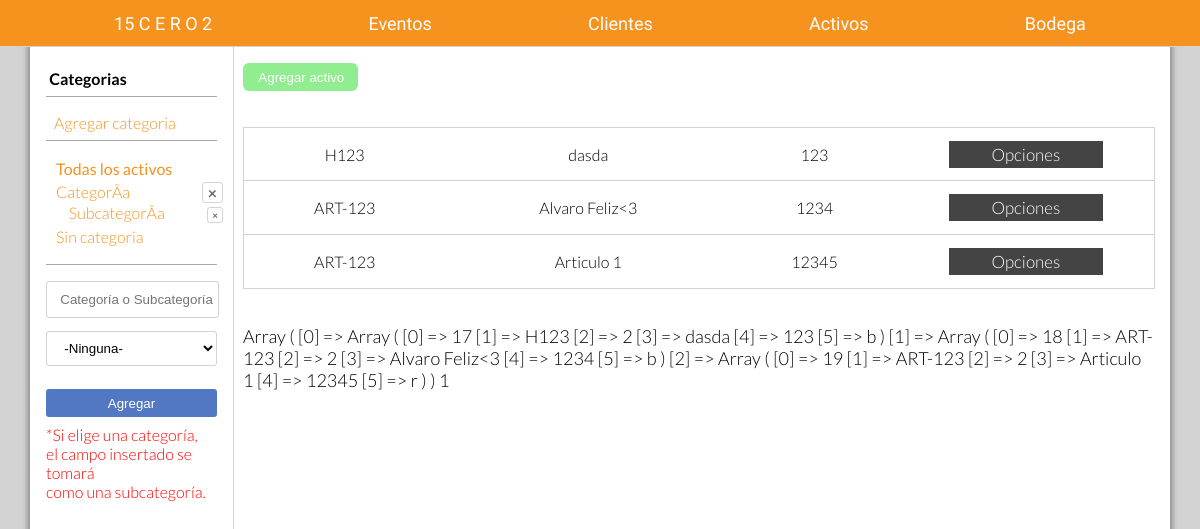
The page /15cero2/activos.php on the database its author committed.
### tables this page shows
CREATE TABLE `tbcategoria` (
  `Id` int(11) NOT NULL AUTO_INCREMENT,
  `Nombre` varchar(30) NOT NULL,
  `IdCategoria` int(11) NOT NULL,
  PRIMARY KEY (`Id`),
  KEY `fkIdCategoria` (`IdCategoria`)
);

CREATE TABLE `tbarticulo` (
  `Id` int(11) NOT NULL AUTO_INCREMENT,
  `Codigo` varchar(10) NOT NULL,
  `Id_Categoria` int(11) NOT NULL,
  `Descripcion` varchar(500) NOT NULL,
  `Precio` double NOT NULL,
  `Estado` char(1) NOT NULL,
  PRIMARY KEY (`Id`,`Codigo`,`Id_Categoria`),
  KEY `Id_Categoria` (`Id_Categoria`)
);

### 15cero2/controladoras/controladora_categoria.php (called while the page is built, shortened)
<?php
	function cargarCategoriasRecursivo(){
    	$conn = getConnection();
        $sql = "call paAdministrarCategoria(5,null,null,null)";
        $result = $conn->query($sql);
        $array = null;
		$cont=0;
        if ($result->num_rows > 0) {
			while($row = $result->fetch_assoc()) {
                $array[$cont][0] = $row['Id'];
                $array[$cont][1] = $row['Nombre'];
                $array[$cont][2] = $row['IdCategoria'];
				$array[$cont][3]=[];
				$cont++;
            }
		}
		for($i=0; $i<count($array);$i++){
				$conn = getConnection();
				$sql = "select * from tbcategoria where IdCategoria=".$array[$i][0].";";
				$result = $conn->query($sql);
				$sub=[];
				if ($result->num_rows > 0) {
					$cont=0;
					while($row = $result->fetch_assoc()) {
						$sub[$cont][0]=$row['Id'];
						$sub[$cont][1]=$row['Nombre'];
						$sub[$cont][2]=$row['IdCategoria'];
						$array[$i][3]=$sub;
						$cont++;
					}
				}
		}
		return $array;
    }
 ?>

### 15cero2/controladoras/ActivosController.php (called while the page is built, shortened)
<?php
    function seleccionarActivos($identificador, $categoria){
        $conn = getConnection();
        $sql = "call paAdministrarArticulo(".$identificador.",null,null,".$categoria.",null,null,null);";
        $result = $conn->query($sql);
        $activos = [];
        $cont = 0;
        if ($result->num_rows > 0) {
            while($row = $result->fetch_assoc()) {
                $activos[$cont][0] = $row['Id'];
                $activos[$cont][1] = $row['Codigo'];
                $activos[$cont][2] = $row['Id_Categoria'];
                $activos[$cont][3] = $row['Descripcion'];
                $activos[$cont][4] = $row['Precio'];
                $activos[$cont][5] = $row['Estado'];
                $cont ++;
            }
            if(isset($_POST['ajax'])){echo json_encode($activos);}
            else{return $activos;}
        }
        else {
            if(isset($_POST['ajax'])){echo json_encode($activos);}
            else{return $activos;}
        }
    }
?>

### 15cero2/activos.php (the view, shortened to what this page needs)
<!DOCTYPE html>
<html>
    <head>
        <link rel="stylesheet" href="css/global.css">
        <link rel="stylesheet" href="css/activos.css">
        <link rel="stylesheet" href="js/css/alertify.min.css">
        <link rel="stylesheet" href="js/css/themes/default.min.css">
        <link href="css/prueba.css" rel="stylesheet" type="text/css"/>
    </head>
    <body>
        <div class="container main">
            <?php
                include_once 'controladoras/ActivosController.php';
                include_once 'controladoras/controladora_categoria.php';
                include "_nav.php";
            ?>
            <section class="main_content">
                <aside class="aside-left categories">
                    <h3>Categorias</h3>
                    <hr>
                    <a href="#" onclick="showAddCategory()" style="padding:.5em">Agregar categoria</a>
                    <hr>
                    <ul class="lead">
                        <li ><a href="#" class="selected" onclick="cargarTablaTodos(this)">Todas los activos</a></li>
                            <?php
                                $categorias=cargarCategoriasRecursivo();
                                if(!empty($categorias)){
                                foreach ($categorias as $cats) {
                            ?>
                        <li>
                            <a href="#" onclick="cargarTabla(<?php echo $cats[0]; ?>,6,this)"><?php echo $cats[1];?></a>
                            <a  class="btn btn-default right" onclick="eliminarCategoria(<?php echo $cats[0]; ?>,this,'')" type="button" ><b>&times;</b></a>
                            <ul class="sub">
                            <?php foreach ($cats[3] as $subcats) { ?>
                                <li>
                                    <a href="#" onclick="cargarTabla(<?php echo $subcats[0]; ?>,5,this)"><?php echo $subcats[1]; ?></a>
                                    <a  class="btn btn-default right" onclick="eliminarCategoria(<?php echo $subcats[0]; ?>,this,'sub')" type="button" ><b>&times;</b></a>
                                </li><?php } ?>
                            </ul>
                        </li><?php } } ?>
                        <li id="sincategoria"><a href=# onclick="sincategoria(this)" >Sin categoria</a></li>
                    </ul>
                    <hr style="margin-top:.5em">
                    <form class="add-category form" action="controladoras/controladora_categoria.php" method="post">
                        <div class="form-group">
                            <input type="text" name="nombre" placeholder="Categoría o Subcategoría" required class="form-control">
                                <select class="form-control" name="categoria" required>
                                    <option value="0" selected>-Ninguna-</option>
                                </select>
                        </div>
                        <button class="btn btn-primary" type="submit">Agregar</button>
                        <p style="color:red;margin-top:.5em">
                            *Si elige una categoría,<br> el campo insertado se tomará<br> como una
                            subcategoría.
                        </p>
                    </form>
                </aside>
                <div class="table-stock-container">
                    <?php
                        $activos=seleccionarActivos(1,0);
                        $isEmpty=empty($activos);
                        if(!$isEmpty){
                    ?>
                    <button class="btn" onclick="showAddActive()"><span>+</span>Agregar activo</button>
                        <table class="table-stock">
                            <tbody>
                                <?php for ($i=0; $i < count($activos); $i++) { ?>
                                <tr id="<?php echo $activos[$i][0]; ?>">
                                    <td><?php echo $activos[$i][1]; ?></td>
                                    <td><?php echo $activos[$i][3]; ?></td>
                                    <td><?php echo $activos[$i][4]; ?></td>
                                    <td>
                                        <ul class="options">
                                            <li>
                                                Opciones
                                            </li>
                                        </ul>
                                    </td>
                                </tr>
                                <?php } ?>
                            </tbody>
                        </table>
                        <?php }
                        echo print_r($activos);?>
                    </div>
            </section>
        </div>
    </body>
</html>

### 15cero2/css/global.css (style rules this page uses)
* { margin:0;padding:0 }
body { font-family: 'Lato', sans-serif;font-weight: 300;font-size: large;background: lightgrey }
header,section,footer,nav,a,input { display: block }
hr { border: none;height: 1px;background: #aaa }
.main_content { margin-top: 3.2em;overflow: hidden;width: 95%;margin: auto;background: white;box-shadow: 0 0 6px 2px grey;position: relative; top: 2.5em; }
.form-group { margin: 1em 0 }
.form-control { height: 35px;border-radius: 3px;border: 1px solid lightgrey;text-indent: 1em; width:100%;margin:.5em 0;background:white }
.btn { margin: auto;border: none; padding: .5em 0;color:white;border-radius: 3px;display: inline-block; }
.btn-primary { background: #5278C4;width:100% }

### 15cero2/css/activos.css (style rules this page uses)
aside.aside-left { float: left;height: 90vh;border-right:1px solid lightgrey;padding:1em;width:15%; }
.aside-left a { color:#f6921e;text-decoration:none; }
.aside-left,.aside-left>h3 { font-size: medium;padding: .5em .2em }
.aside-left >ul { width: 100%;overflow: hidden;padding: .5em }
.aside-left >ul>li { padding: 2px }
.aside-left >ul a { display: inline; }
.aside-left ul.sub { margin-left: .8em; }
.aside-left ul.sub li { overflow: hidden;width: 100% }
.aside-left ul.sub li a.btn { font-size:10px;margin-top:4px;padding: 1px 4px }
.aside-left hr { margin-bottom: .5em }
.aside-left .lead li>a.selected { font-weight: 500 }
.table-stock-container { width: 80%;margin:1em .5em;float: left; }
.table-stock-container .btn { background: lightgreen;color: white;border-radius: 6px;padding:.5em 1em;border: none; }
table { margin:2em auto }
table { width: 100%;border-collapse: collapse }
table tbody td { text-align: center;font-size: medium }
table tbody tr { border: 1px solid lightgray }
table td,table th { padding: .8em }
ul { list-style: none }
.options>li { width: 60%;margin: auto }
.options li { background-color:#444; color:#fff; text-decoration:none; padding:3px 8px;font-size: 17px;transition:.3s }
.btn.right { margin:0;position: relative;float: right }
a.btn { border: 1px solid lightgray;padding:0px 5px;border-radius: 3px;color: #666;cursor:pointer }

### rows shown on the page
tbcategoria: Nombre "CategorÃ­a"
tbcategoria: Nombre "SubcategorÃ­a"
tbarticulo: Codigo "H123", Descripcion "dasda", Precio "123"
tbarticulo: Codigo "ART-123", Descripcion "Alvaro Feliz<3", Precio "1234"
tbarticulo: Codigo "ART-123", Descripcion "Articulo 1", Precio "12345"
